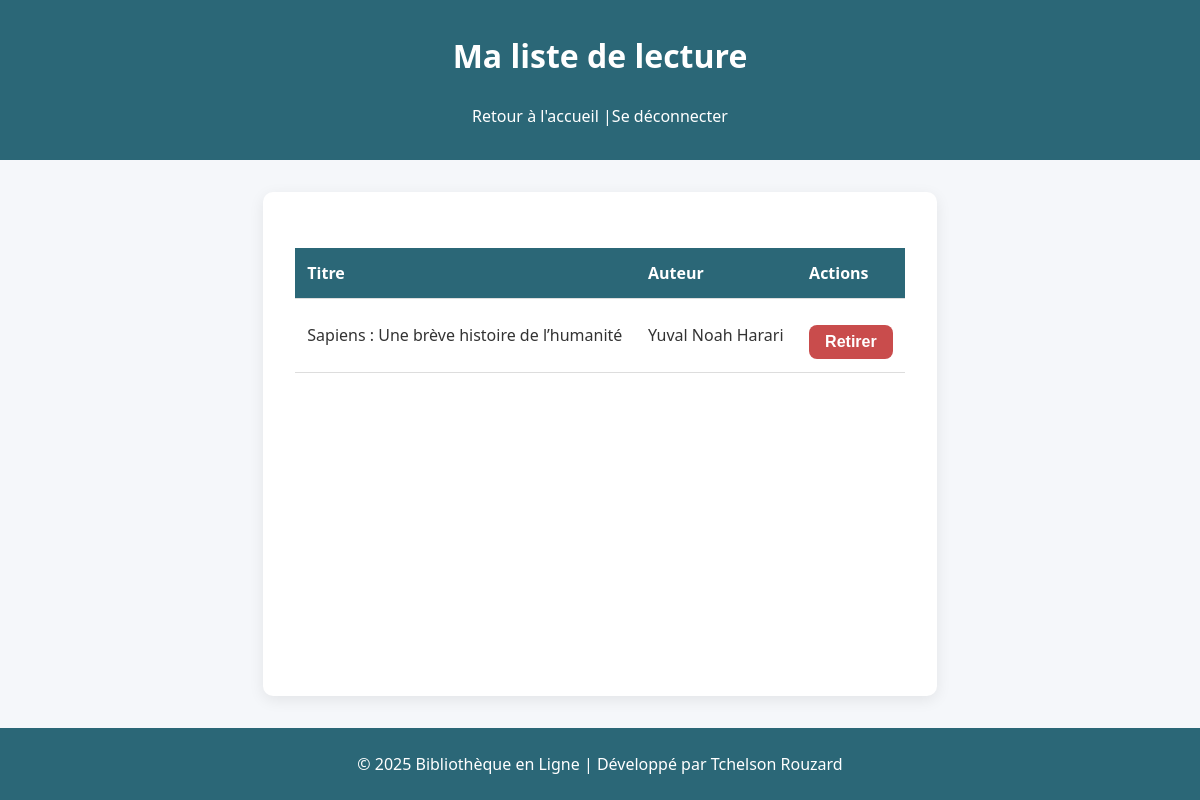
The page /wishlist.php (signed in) on the database its author committed.
### tables this page shows
CREATE TABLE `livres` (
  `id` int(11) NOT NULL,
  `titre` varchar(100) NOT NULL,
  `auteur` varchar(100) NOT NULL,
  `description` text NOT NULL,
  `maison_edition` varchar(100) NOT NULL,
  `nombre_exemplaire` int(11) NOT NULL,
  `image` varchar(50) NOT NULL
);

### wishlist.php (the view, shortened to what this page needs)
<?php
$servername = "localhost";
$username = "root";
$password = "";
$dbname = "bibliotheque_jp_db";
$conn = new mysqli($servername, $username, $password, $dbname);
$id_lecteur = $_SESSION['id_lecteur'];
$sql = "SELECT livres.id AS id_livre, livres.titre, livres.auteur
        FROM liste_lecture
        JOIN livres ON liste_lecture.id_livre = livres.id
        WHERE liste_lecture.id_lecteur = ?";
$stmt = $conn->prepare($sql);
$stmt->bind_param("i", $id_lecteur);
$stmt->execute();
$result = $stmt->get_result();
?>
<!DOCTYPE html>
<html lang="fr">
<head>
    <link rel="stylesheet" href="style.css">
</head>
<body>
    <header>
        <h1>Ma liste de lecture</h1>
        <a href="index.php">Retour à l'accueil</a>
        <a href="logout.php" class="btn-logout">|Se déconnecter</a>
    </header>
    <main>
        <?php if ($result->num_rows > 0): ?>
            <table>
                <thead>
                    <tr>
                        <th>Titre</th>
                        <th>Auteur</th>
                        <th>Actions</th>
                    </tr>
                </thead>
                <tbody>
                    <?php while ($row = $result->fetch_assoc()): ?>
                        <tr>
                            <td><?= htmlspecialchars($row['titre']) ?></td>
                            <td><?= htmlspecialchars($row['auteur']) ?></td>
                            <td>
                                <form method="post" style="display:inline;">
                                    <button type="submit" class="delete-btn">Retirer</button>
                                </form>
                            </td>
                        </tr>
                    <?php endwhile; ?>
                </tbody>
            </table>
        <?php else: ?>
            <p>Votre liste de lecture est vide</p>
        <?php endif; ?>
    </main>
    <footer>
        <p>&copy; 2025 Bibliothèque en Ligne | Développé par Tchelson Rouzard</p>
    </footer>
</body>
</html>

### style.css (style rules this page uses)
:root { --main-color: #2b6777; --secondary-color: #52ab98; --danger-color: #c94c4c; --danger-hover: #ff6b6b; --light-bg: #f5f7fa; --text-color: #333; --white: #fff; }
* { margin: 0; padding: 0; box-sizing: border-box; }
body { font-family: 'Segoe UI', Arial, sans-serif; background-color: var(--light-bg); color: var(--text-color); line-height: 1.5; min-height: 100vh; display: flex; flex-direction: column; }
header { text-align: center; padding: 2em 1em; background-color: var(--main-color); color: var(--white); }
header h1 { margin-bottom: 0.5em; font-weight: 600; }
header a { display: inline-block; color: var(--white); text-decoration: none; font-weight: 500; margin-top: 0.5em; }
main { flex: 1; max-width: 80%; margin: 2em auto; padding: 2em; background-color: var(--white); border-radius: 10px; box-shadow: 0 4px 15px rgba(0,0,0,0.08); }
button, .btn-submit { display: inline-block; width: 100%; padding: 12px 14px; margin-top: 14px; border: none; border-radius: 8px; background: var(--main-color); color: var(--white); font-weight: 700; cursor: pointer; font-size: 1rem; transition: all 0.2s ease; }
.btn-delete, .delete-btn { background-color: var(--danger-color); }
table { width: 100%; border-collapse: collapse; margin-top: 1.5em; overflow-x: auto; display: block; }
th, td { padding: 0.8em; border-bottom: 1px solid #ddd; text-align: left; }
th { background-color: var(--main-color); color: var(--white); }
table button { width: auto; padding: 0.5em 1em; }
footer { text-align: center; padding: 1.5em; background-color: var(--main-color); color: var(--white); }

### rows shown on the page
livres: titre "Sapiens : Une brève histoire de l’humanité", auteur "Yuval Noah Harari"
